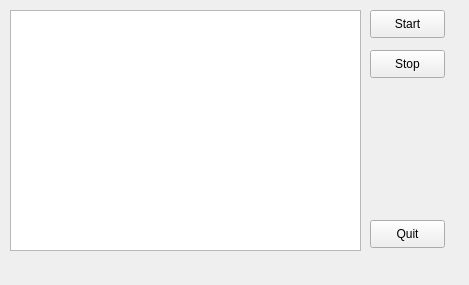
<ui version="4.0" >
 <class>svmacsgui</class>
 <widget class="QWidget" name="svmacsgui" >
  <property name="windowModality" >
   <enum>Qt::NonModal</enum>
  </property>
  <property name="geometry" >
   <rect>
    <x>0</x>
    <y>0</y>
    <width>469</width>
    <height>285</height>
   </rect>
  </property>
  <property name="sizePolicy" >
   <sizepolicy vsizetype="Fixed" hsizetype="Fixed" >
    <horstretch>0</horstretch>
    <verstretch>0</verstretch>
   </sizepolicy>
  </property>
  <property name="windowTitle" >
   <string>SVM Audio Classifier</string>
  </property>
  <widget class="QTextEdit" name="textEdit" >
   <property name="geometry" >
    <rect>
     <x>10</x>
     <y>10</y>
     <width>351</width>
     <height>241</height>
    </rect>
   </property>
  </widget>
  <widget class="QPushButton" name="startButton" >
   <property name="geometry" >
    <rect>
     <x>370</x>
     <y>10</y>
     <width>75</width>
     <height>28</height>
    </rect>
   </property>
   <property name="text" >
    <string>Start</string>
   </property>
  </widget>
  <widget class="QPushButton" name="stopButton" >
   <property name="geometry" >
    <rect>
     <x>370</x>
     <y>50</y>
     <width>75</width>
     <height>28</height>
    </rect>
   </property>
   <property name="text" >
    <string>Stop</string>
   </property>
  </widget>
  <widget class="QPushButton" name="quitButton" >
   <property name="geometry" >
    <rect>
     <x>370</x>
     <y>220</y>
     <width>75</width>
     <height>28</height>
    </rect>
   </property>
   <property name="text" >
    <string>Quit</string>
   </property>
  </widget>
 </widget>
 <resources/>
 <connections/>
</ui>
